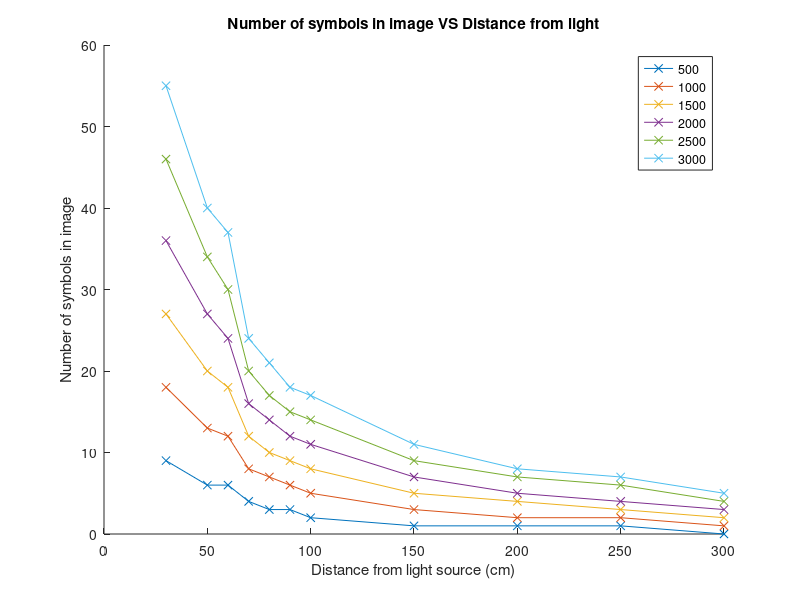

The MATLAB source for this figure: (Note: this script raises an error after producing the figure.)
dist = [30,50,60,70,80,90,100,150,200,250,300];
pixels = [1760,1300,1180,780,676,588,548,368,280,234,184];
freq = 500:500:3000;
N_bits = zeros(length(freq),length(dist));

tr = 10.5*1e-6;
for f = 1:length(freq)
    for i = 1:length(pixels)
        N_bits(f,i) = floor(freq(f) * pixels(i) * tr);
    end
end

figure('Name','Number of symbols read at different distances');
hold on;

for i=1:length(freq)
    plot(dist, N_bits(i,:),'x-','DisplayName',num2str(freq(i)));
end
hold off;

title('Number of symbols in image VS Distance from light');
xlabel('Distance from light source (cm)');
ylabel('Number of symbols in image');
lgd = legend('show');
lgd.FontSize = 15;
title(lgd,'Frequency (Hz)')